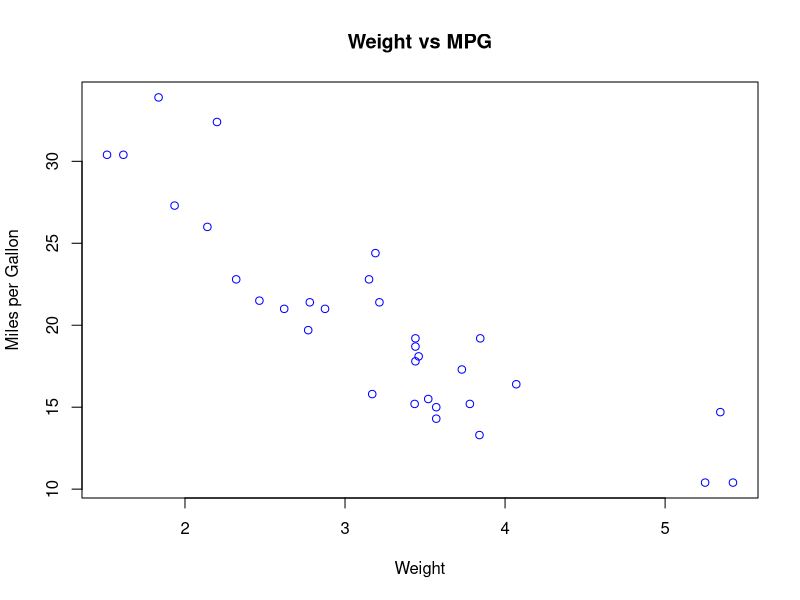

The R script that drew this image:
plot(mtcars$wt, mtcars$mpg, col = "blue", 
     main = "Weight vs MPG", 
     xlab = "Weight", 
     ylab = "Miles per Gallon")
